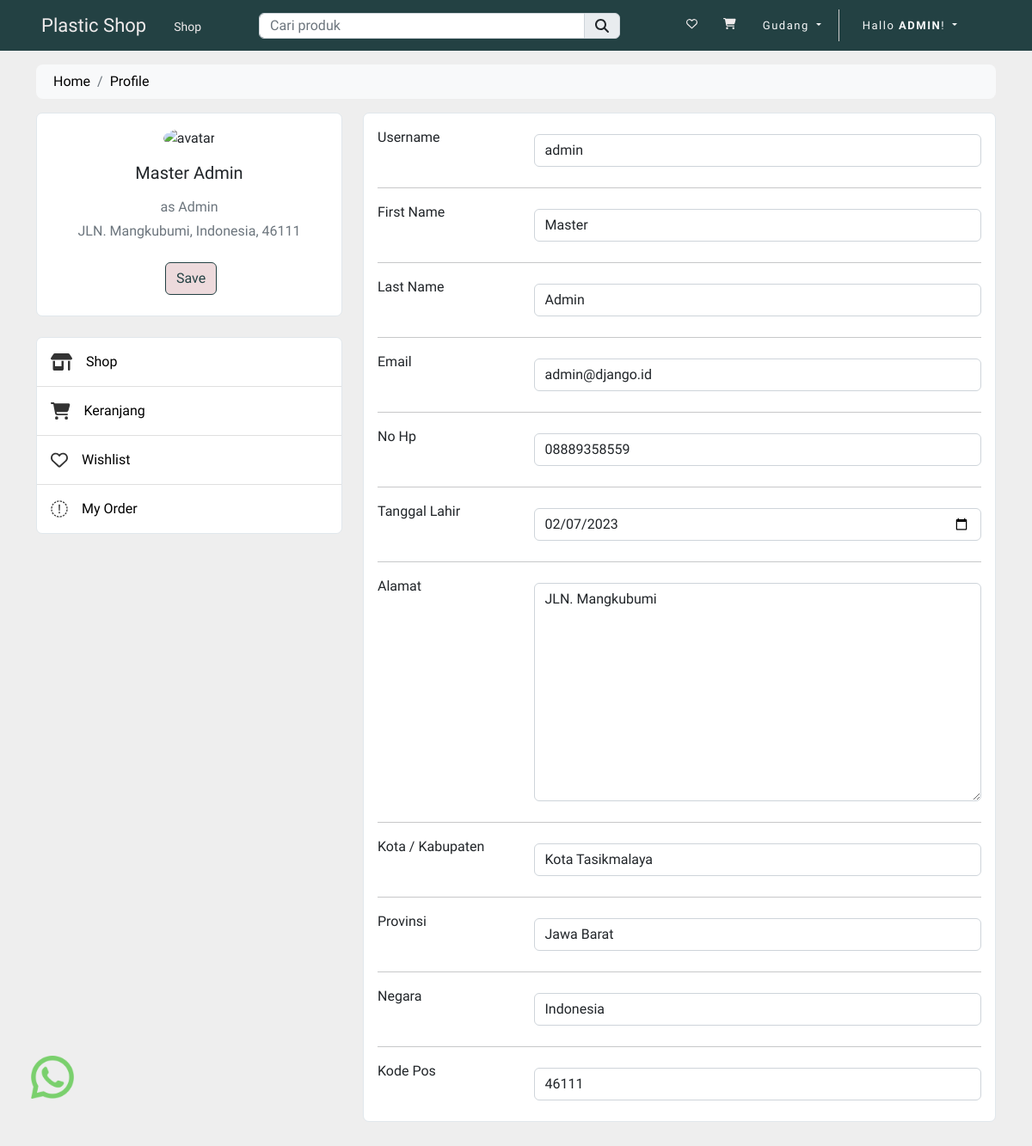
Screenshot of /profil/ubah/ (signed in) with the database file from the repository.
### store/models.py (models this page shows, shortened)
class Profile(Model):
    user = OneToOneField(User, on_delete=CASCADE)
    name = CharField(max_length=255, null=True, blank=True)
    phone = CharField(max_length=50, null=False)
    tgl_lahir = DateField(null=True, blank=True)
    address = TextField(null=False)
    city = CharField(max_length=150, null=False)
    state = CharField(max_length=150, null=False)
    country = CharField(max_length=150, null=False)
    pincode = CharField(max_length=150, null=False)
    created_at = DateTimeField(auto_now_add=True)

### store/views.py (the view)
# urls.py: path('profil/ubah/', ubah_profile, name='ubah_profile'),
@login_required(login_url='loginpage')
def ubah_profile(request):
    user_agent = request.META.get('HTTP_USER_AGENT', '')
    device_type = parse(user_agent)
    if device_type.is_mobile:
        if device_type.device.family == 'iPhone' or device_type.os.family == 'Android':
            template_name = 'store/mobile/profiles/edit-profile.html'
        else:
            template_name = 'store/mobile/profiles/edit-profile.html'
    elif device_type.is_tablet:
        if device_type.device.family == 'iPad' or device_type.os.family == 'Android':
            template_name = 'store/tablet/profiles/edit-profile.html'
        else:
            template_name = 'store/tablet/profiles/edit-profile.html'
    elif device_type.is_pc:
        if device_type.os.family == 'Mac OS X' or device_type.os.family == 'Windows':
            template_name = 'store/desktop/profiles/edit-profile.html'
        else:
            template_name = 'store/desktop/profiles/edit-profile.html'
    else:
        template_name = 'store/desktop/profiles/edit-profile.html'
    user = request.user
    profile = user.profile
    if request.method == 'POST':
        user_form = FormEditUser(request.POST, instance=user)
        profile_form = FormEditProfile(request.POST, instance=profile)
        if user_form.is_valid() and profile_form.is_valid():
            user_form.save()
            profile_form.save()
            messages.success(request, 'Profile anda sukses!')
            return redirect('profile')
    else:
        user_form = FormEditUser(instance=user)
        profile_form = FormEditProfile(instance=profile)
    context = {'user_form': user_form, 'profile_form': profile_form}
    return render(request, template_name, context)

### store/forms.py
class FormEditUser(ModelForm):
    username = forms.CharField(
        widget=forms.TextInput(
            attrs={'class': 'form-control my-2'}),
    )
    email = forms.CharField(
        widget=forms.TextInput(
            attrs={'class': 'form-control my-2'}),
    )
    first_name = forms.CharField(
        widget=forms.TextInput(
            attrs={'class': 'form-control my-2'}),
    )
    last_name = forms.CharField(
        widget=forms.TextInput(
            attrs={'class': 'form-control my-2'}),
    )
    class Meta:
        model = User
        fields = ['username', 'email', 'first_name',
                  'last_name']

class FormEditProfile(ModelForm):
    address = forms.CharField(
        widget=forms.Textarea(
            attrs={'class': 'form-control my-2'}),
    )
    city = forms.CharField(
        widget=forms.TextInput(
            attrs={'class': 'form-control my-2'}),
    )
    state = forms.CharField(
        widget=forms.TextInput(
            attrs={'class': 'form-control my-2'}),
    )
    country = forms.CharField(
        widget=forms.TextInput(
            attrs={'class': 'form-control my-2'}),
    )
    tgl_lahir = forms.DateField(
        widget=forms.TextInput(
            attrs={'type': 'date', 'class': 'form-control my-2'}
        )
    )
    phone = forms.CharField(
        widget=forms.NumberInput(
            attrs={'class': 'form-control my-2'}),
    )
    pincode = forms.CharField(
        widget=forms.NumberInput(
            attrs={'class': 'form-control my-2'}),
    )
    class Meta:
        model = Profile
        fields = ['address', 'city', 'state',
                  'country', 'tgl_lahir', 'phone', 'pincode']

### store/templates/store/desktop/profiles/edit-profile.html (shortened to what this page needs)
{% extends 'store/desktop/layouts/main.html' %}
{% load static %}
{% block content %}
<section style="background-color: #eee;">
  <div class="container py-3">
    <div class="row">
      <div class="col">
        <nav aria-label="breadcrumb" class="bg-light rounded-3 p-2 mb-3">
          <div class="container">
            <ol class="breadcrumb mb-0">
              <li class="breadcrumb-item"><a href="{% url 'home' %}">Home</a></li>
              <li class="breadcrumb-item active" aria-current="page"><a href="{% url 'profile' %}">Profile</a></li>
            </ol>
          </div>
        </nav>
      </div>
    </div>
    <form method="post" enctype="multipart/form-data">
      <div class="row">
        <div class="col-lg-4">
          <div class="card mb-4">
            <div class="card-body text-center">
              <img src="https://mdbcdn.b-cdn.net/img/Photos/new-templates/bootstrap-chat/ava3.webp" alt="avatar"
                class="rounded-circle img-fluid" style="width: 150px; height: 150px;">
              <h5 class="my-3">{{ user.first_name }} {{ user.last_name }}</h5>
              {% if user.is_superuser %}
              <p class="text-muted mb-1">as Admin</p>
              {% elif user.is_staff %}
              <p class="text-muted mb-1">as Staff User</p>
              {% else %}
              <p class="text-muted mb-1">as User</p>
              {% endif %}
              <p class="text-muted mb-4">{{ user.profile.address }}, {{ user.profile.country }},
                {{ user.profile.pincode }}</p>
              <div class="d-flex justify-content-center mb-2">
                <button type="submit" class="btn ms-1"
                  style="border-color: #234143; background-color: #EDDADC; color: #234143;"
                  onMouseOver="this.style.background='#234143', this.style.color='#EDDADC'"
                  onMouseOut="this.style.background='#EDDADC', this.style.color='#234143'">Save</button>
              </div>
            </div>
          </div>
          <div class="card mb-4 mb-lg-0">
            <div class="card-body p-0">
              <ul class="list-group list-group-flush rounded-3">
                <li class="list-group-item d-flex align-items-center p-3">
                  <i class="fas fa-shop fa-lg fa-lg" style="color: #333333;"></i>
                  <p class="mb-0 ms-3"><a href="{% url 'collections' %}">Shop</a></p>
                </li>
                <li class="list-group-item d-flex align-items-center p-3">
                  <i class="fas fa-cart-shopping fa-lg" style="color: #333333;"></i>
                  <p class="mb-0 ms-3"><a href="{% url 'cart' %}">Keranjang</a></p>
                </li>
                <li class="list-group-item d-flex align-items-center p-3">
                  <i class="far fa-heart fa-lg" style="color: #333333;"></i>
                  <p class="mb-0 ms-3"><a href="{% url 'wishlist' %}">Wishlist</a></p>
                </li>
                <li class="list-group-item d-flex align-items-center p-3">
                  <i class="fa-regular fa-boxes-stacked fa-lg" style="color: #333333;"></i>
                  <p class="mb-0 ms-3"><a href="{% url 'myorders' %}">My Order</a></p>
                </li>
              </ul>
            </div>
          </div>
        </div>
        <div class="col-lg-8">
          <div class="card mb-4">
            <div class="card-body">
              <div class="row">
                <div class="col-sm-3">
                  <p class="mb-0">Username</p>
                </div>
                <div class="col-sm-9">
                  <p class="text-muted mb-0">{{ user_form.username }}</p>
                </div>
              </div>
              <hr>
              <div class="row">
                <div class="col-sm-3">
                  <p class="mb-0">First Name</p>
                </div>
                <div class="col-sm-9">
                  <p class="text-muted mb-0">{{ user_form.first_name }}</p>
                </div>
              </div>
              <hr>
              <div class="row">
                <div class="col-sm-3">
                  <p class="mb-0">Last Name</p>
                </div>
                <div class="col-sm-9">
                  <p class="text-muted mb-0">{{ user_form.last_name }}</p>
                </div>
              </div>
              <hr>
              <div class="row">
                <div class="col-sm-3">
                  <p class="mb-0">Email</p>
                </div>
                <div class="col-sm-9">
                  <p class="text-muted mb-0">{{ user_form.email }} </p>
                </div>
              </div>
              <hr>
              <div class="row">
                <div class="col-sm-3">
                  <p class="mb-0">No Hp</p>
                </div>
                <div class="col-sm-9">
                  <p class="text-muted mb-0">{{ profile_form.phone }}</p>
                </div>
              </div>
              <hr>
              <div class="row">
                <div class="col-sm-3">
                  <p class="mb-0">Tanggal Lahir</p>
                </div>
                <div class="col-sm-9">
                  <p class="text-muted mb-0">{{ profile_form.tgl_lahir }}</p>
                </div>
              </div>
              <hr>
              <div class="row">
                <div class="col-sm-3">
                  <p class="mb-0">Alamat</p>
                </div>
                <div class="col-sm-9">
                  <p class="text-muted mb-0">{{ profile_form.address }}</p>
                </div>
              </div>
              <hr>
              <div class="row">
                <div class="col-sm-3">
                  <p class="mb-0">Kota / Kabupaten</p>
                </div>
                <div class="col-sm-9">
                  <p class="text-muted mb-0">{{ profile_form.city }}</p>
                </div>
              </div>
              <hr>
              <div class="row">
                <div class="col-sm-3">
                  <p class="mb-0">Provinsi</p>
                </div>
                <div class="col-sm-9">
                  <p class="text-muted mb-0">{{ profile_form.state }}</p>
                </div>
              </div>
              <hr>
              <div class="row">
                <div class="col-sm-3">
                  <p class="mb-0">Negara</p>
                </div>
                <div class="col-sm-9">
                  <p class="text-muted mb-0">{{ profile_form.country }}</p>
                </div>
              </div>
              <hr>
              <div class="row">
                <div class="col-sm-3">
                  <p class="mb-0">Kode Pos</p>
                </div>
                <div class="col-sm-9">
                  <p class="text-muted mb-0">{{ profile_form.pincode }}</p>
                </div>
              </div>
            </div>
          </div>
        </div>
      </div>
    </form>
  </div>
</section>
{% endblock content %}

### store/templates/store/desktop/inc/navbar.html (shortened to what this page needs)
<nav class="navbar navbar-expand-sm navbar-dark bg-navbar-cust">
  <div class="collapse navbar-collapse " id="navbarSupportedContent">
    <a class="ms-5 navbar-brand {% if request.resolver_match.url_name == 'home' %}active{% endif %}"
      style="color: #EFEBEC; font-size: 22px;" href="{% url 'home' %}">Plastic Shop</a>
    <ul class="navbar-nav me-auto ms-2 me-auto mt-1">
      <li class="nav-item">
        <a class="nav-link" href="{% url 'collections' %}" style="color: #EFEBEC; font-size: 14px;">Shop</a>
      </li>
    </ul>
  </div>
  <div class="search-bar mt-1">
    <form action="{% url 'searchproduct' %}" method="POST">
      <div class="input-group mb-1">
        <input type="search" required class="form-control search-input" name="productsearch" id="searchproducts"
          placeholder="Cari produk">
        <button type="submit" class="input-group-text search-button"><i
            class="fa fa-search search-logo-button"></i></button>
      </div>
    </form>
  </div>
  <div class="collapse navbar-collapse justify-content-end" id="navbarSupportedContent">
    <ul id="" class="nav navbar-nav navbar-right link-cust">
      {% if user.is_authenticated %}
      <a class="nav-link me-1" href="{% url 'wishlist' %}" style="color: #EFEBEC; font-size: 13px;">
        <i class="far fa-heart"></i></a>
      <a class="nav-link me-1" href="{% url 'cart' %}" style="color: #EFEBEC; font-size: 13px;">
        <i class="fas fa-cart-shopping"></i></a>
      {% endif %}
      {% if user.is_superuser %}
      <li class="nav-item dropdown first-link-cust">
        <a class="nav-link btn btn-transparant dropdown-toggle text-light me-2" href="{% url 'gudang' %}"
          style="font-size: 13px;"> Gudang </a>
      </li>
      {% endif %}
      {% if user.is_authenticated %}
      <div class="dropdown me-5 ms-2">
        <ul class="navbar-nav">
          <li class="nav-item dropdown">
            <a class="nav-link btn btn-transparant dropdown-toggle text-light" href="#" data-bs-toggle="dropdown"
              style="font-size: 13px;"> Hallo
              <strong>{{ user | upper }}</strong>! </a>
          </li>
        </ul>
      </div>
      {% endif %}
    </ul>
  </div>
</nav>

### static/css/style.css (style rules this page uses)
body { background-color: #EFEBEC; }

### static/css/navbar.css (style rules this page uses)
.bg-navbar-cust { background: #234143; }
.link-cust a { color: #01325d; margin: 0 30px 0 10px; letter-spacing: 1.5px; }
.first-link-cust { padding-right: 3px; border-right: solid 1px #ccc; }
.search-bar { width: 35% !important; }
.search-input { height: 30px !important; }
.search-button { height: 30px !important; }

### static/css/card-product.css (style rules this page uses)
.card { border-radius: 7px !important; border-color: #e1e7ec; }

### store/templates/store/desktop/layouts/main.html (style rules this page uses)
* { font-family: 'Viga', sans-serif; }
a { text-decoration: none; color: #000; }

### rows the page displays
Profile: phone "08889358559", tgl_lahir "02/07/2023", address "JLN. Mangkubumi", city "Kota Tasikmalaya", state "Jawa Barat", country "Indonesia", pincode "46111"

### other values shown
{{ user | upper }} "ADMIN"
{{ user.first_name }} "Master"
{{ user.last_name }} "Admin"
{{ user.profile.address }} "JLN. Mangkubumi"
{{ user.profile.country }} "Indonesia"
{{ user.profile.pincode }} "46111"
